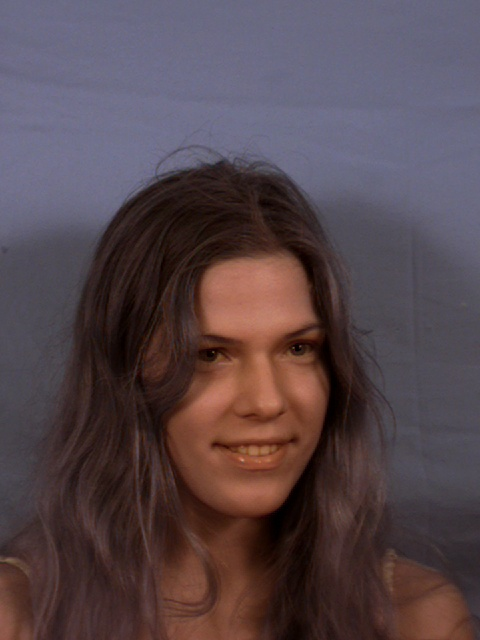
%> input picture 已知类别/i000qb-fn.jpg, 480 x 640 px; its folder holds 4 pictures in this run
$ octave train.m   (GNU Octave 9; MATLAB toolbox functions it lacks are replaced by stand-ins)
%> lines starting %> are read from the running program, lines starting %| are printed output that depends on the picture
file_path='F:\\模式识别项目\\文件\\muct人脸数据库_项目\\已知类别\\';% 图像文件夹路径
img_path_list = dir(strcat(file_path,'*.jpg'));%获取该文件夹中所有jpg格式的图像
img_num = length(img_path_list);%获取图像总数量
imgTrain = [];
Q = [];%列矩阵，一副图像
trainFace = [];%降维后的训练样本的矩阵
% 读取每一幅图像
%转化为灰度图像 并将每一幅图像转化为列向量 然后合并为矩阵Ts
for j=1:img_num %逐一读取图像
    image_name = img_path_list(j).name;%图像名
    img = imread(strcat(file_path,image_name));
%> img is the input picture: size 640x480x3 uint8; mean R, G, B 85.7, 70.1, 75.6
    img = rgb2gray(img);%转为灰度
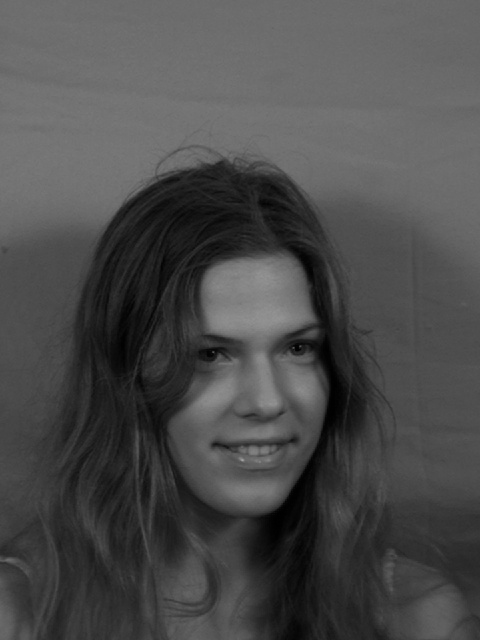
%> img: size 640x480 uint8; min 0, max 162, mean 75.4
    %img=histeq(img);%直方图均衡化
    img=imadjust(img);%使得图像中 1% 的数据饱和至最低和最高亮度
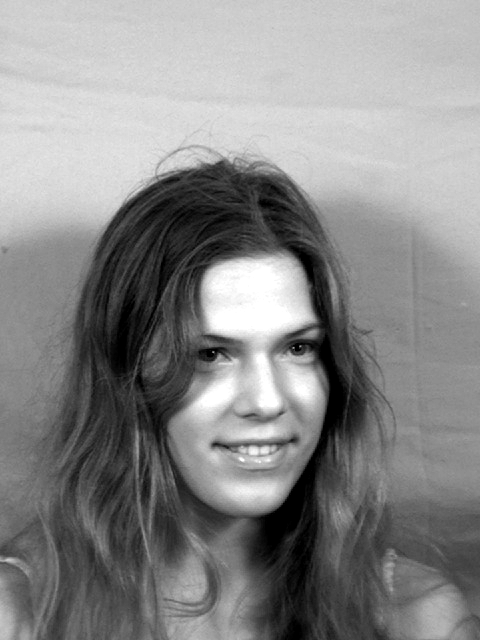
%> img: size 640x480 uint8; min 0, max 255, mean 136.6
    img = imresize(img, 0.2, 'nearest');
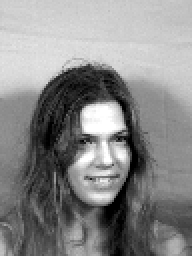
%> img: size 128x96 uint8 (shown 2 times larger); min 0, max 255, mean 136.7
     [irow,icol] = size(img);%得到图片大小
%> irow = 128; icol = 96
% [5 lines of commented-out code are left out]
    temp = reshape(img,irow*icol,1);%将二维图片转为一维向量
    Q = [Q,temp]; % 每张图片的信息做为V的一列

    imgTrain=[imgTrain,temp];

end
%> pass 2 of the loop `for j=1:img_num`:
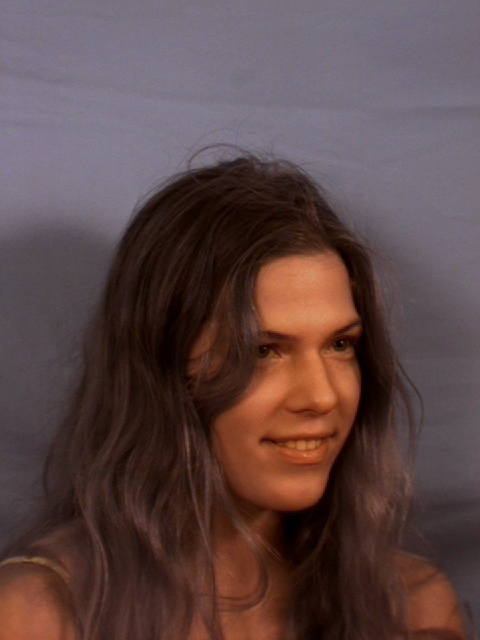
%> input picture 已知类别/i000qc-fn.jpg, 480 x 640 px
%> img is the input picture: size 640x480x3 uint8; mean R, G, B 92.3, 70.7, 69.8
%> `img = rgb2gray(img);`:
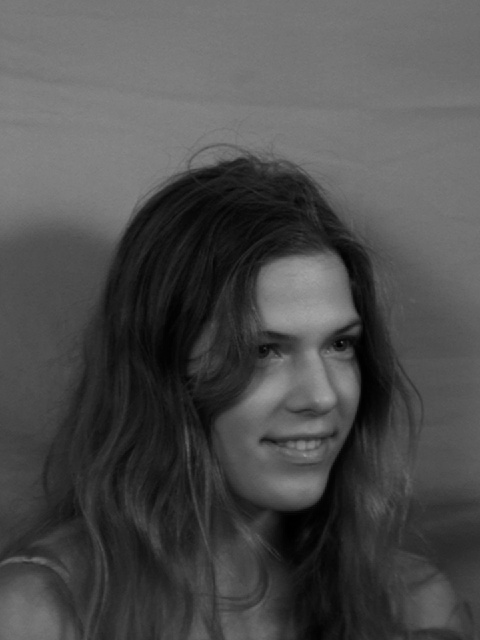
%> img: size 640x480 uint8; min 0, max 164, mean 77.1
%> `img = imresize(img, 0.2, 'nearest');`:
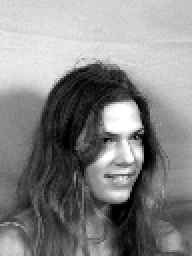
%> img: size 128x96 uint8 (shown 2 times larger); min 0, max 255, mean 134.2
%> pass 3 of the loop `for j=1:img_num`:
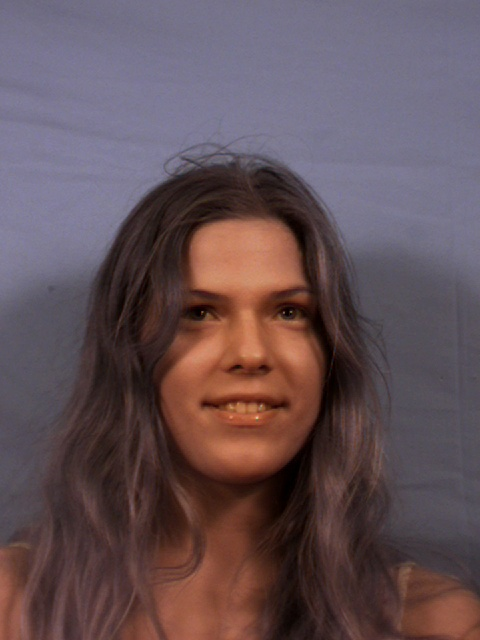
%> input picture 已知类别/i000qd-fn.jpg, 480 x 640 px
%> img is the input picture: size 640x480x3 uint8; mean R, G, B 99.6, 81, 86.5
%> `img = rgb2gray(img);`:
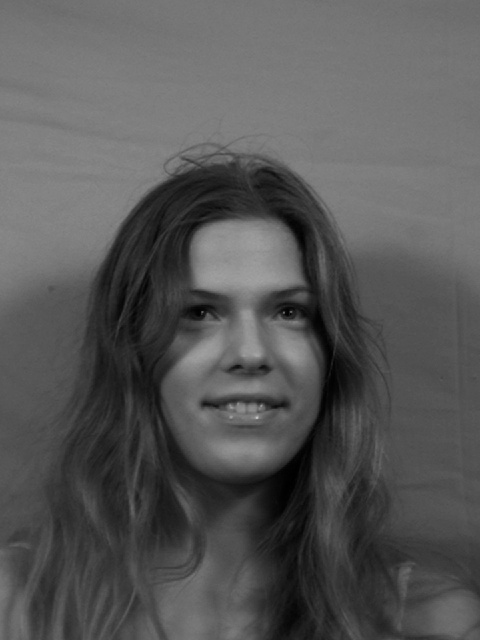
%> img: size 640x480 uint8; min 0, max 195, mean 87.1
%> `img = imresize(img, 0.2, 'nearest');`:
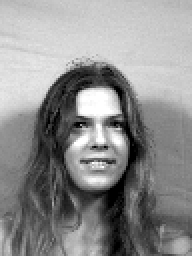
%> img: size 128x96 uint8 (shown 2 times larger); min 0, max 255, mean 141.9
%> the loop made 4 passes; the first 3 are shown

%  [L_eig_vec，A] = HSCalPCA(imgTrain);%调用PCA降维函数，得到映射矩阵

%得到均值矩阵
%并用T剪去均值矩阵  得到矩阵A
 m = mean(imgTrain,2); % 平均图像/行平均（每一副图像的对应象素求平均）m=(1/P)*sum(Tj's) (j=1 : P)
Train_Number = size(imgTrain,2);%列数
%> Train_Number = 4
%计算机每一张图片到均值图像的方差
A = [];
for i = 1 : Train_Number%对每一列
    temp = double(imgTrain(:,i))-m; %每一张图与均值的差异
    A = [A temp]; %差矩阵
end
%得到A的协方差矩阵并转置得到L
L = A'*A; % L是协方差矩阵C=A*A'的转置
%得到特征值与特征向量
[V D] = eig(L); %对角线上的元素是L|C的特征值.V:以特征向量为列的满秩矩阵，D：特征值对角矩阵。即L*V = V*D.
L_eig_vec = [];%特征值向量
max=0;
for i = 1 : size(V,2)%对每个特征向量
   max=max+D(i,i);
end
sum=0;
for i = size(V,2):-1:size(V,2)-2%对每个特征向量
    L_eig_vec = [L_eig_vec V(:,i)]*0;%集中对应的特征向量
    sum=sum+D(i,i);
end
for i = size(V,2)-3:-1:size(V,2)-9%对每个特征向量
%> (the run ends here)
